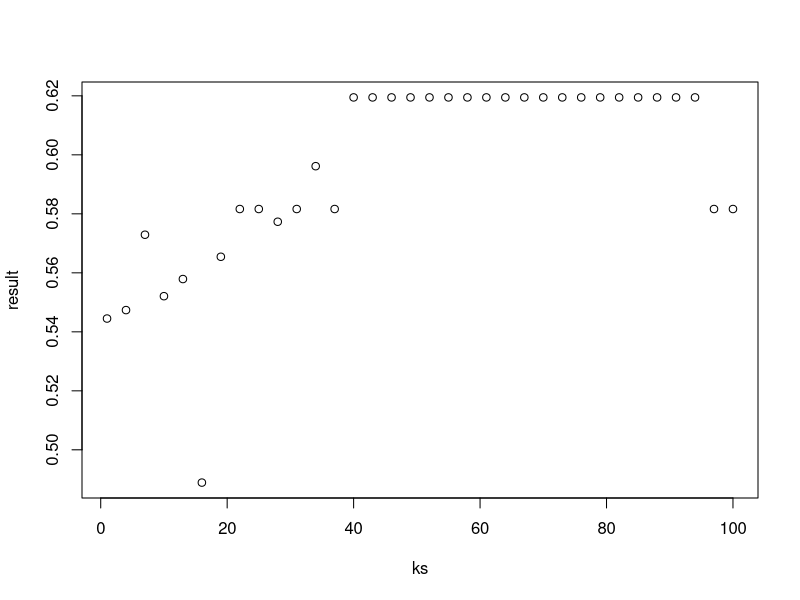

Recreate this plot in R.
## ---- chunk 1
library(caret)
library(dslabs)
library(tidyverse)
set.seed(1)
data("heights")

test_index <- createDataPartition(heights$sex, times = 1, p=0.5, list= FALSE)

train_set <- heights[-test_index,]
test_set <-  heights[test_index,]

ks <- seq(1, 101, 3)

result <- sapply(ks, function(k){
  
  fit <- knn3(sex ~ height, train_set, k = k )
  y_hat <- predict(fit, test_set ,type = "class") %>%
    factor(levels(train_set$sex))
  F_meas(data = y_hat, reference = test_set$sex)
})

plot(ks,result)
max(result)
ks[which.max(result)]

## ---- chunk 2
library(dslabs)
data("tissue_gene_expression")

## ---- chunk 3
set.seed(1)
library(caret)
y <- tissue_gene_expression$y
x <- tissue_gene_expression$x
train_index <- createDataPartition(y, list = FALSE)
sapply(seq(1, 11, 2), function(k){
	fit <- knn3(x[train_index,], y[train_index], k = k)
	y_hat <- predict(fit, newdata = data.frame(x=x[-train_index,]),
				type = "class")
mean(y_hat == y[-train_index])
})
